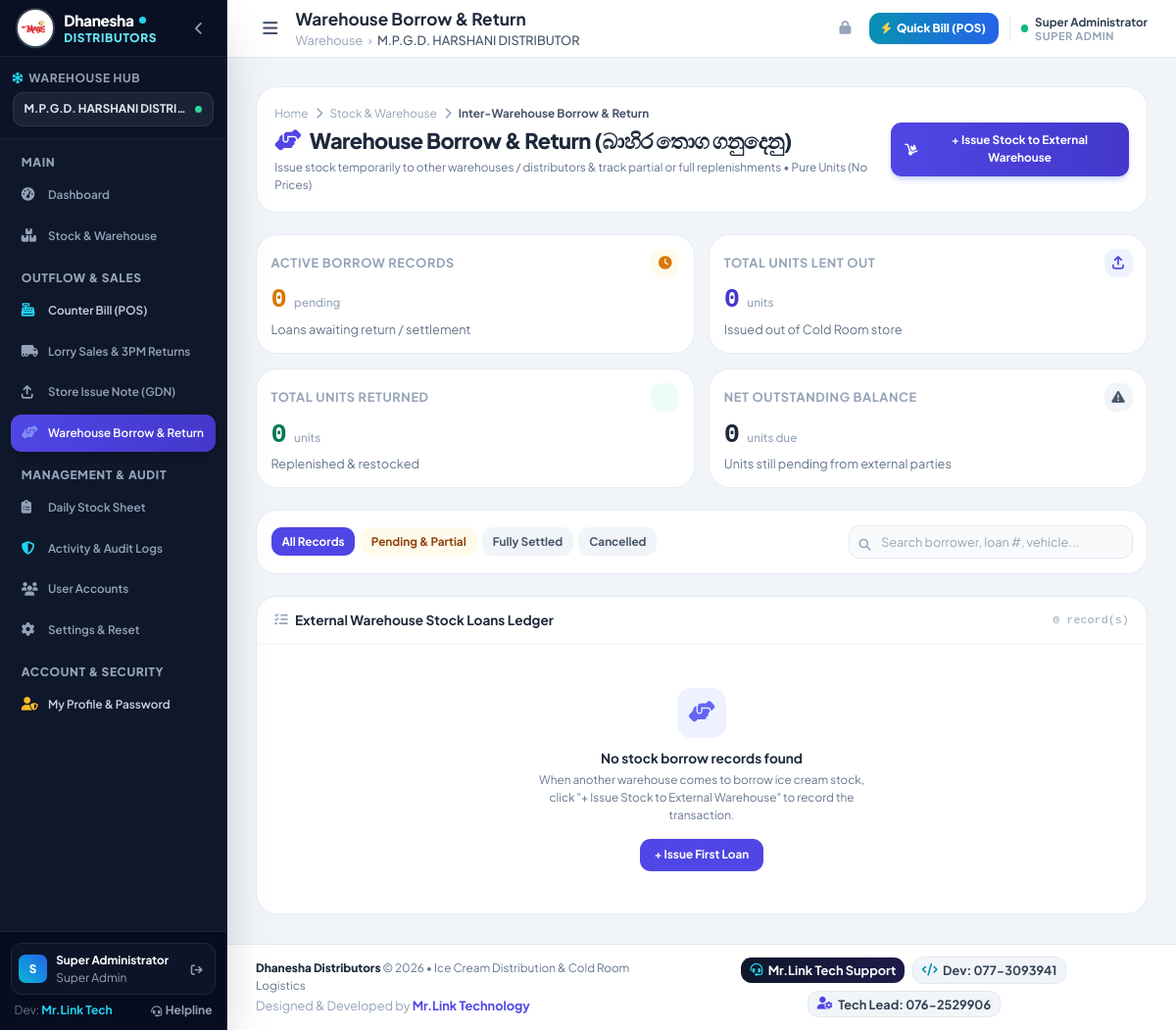
/warehouse_loans.php (signed in), run on the app's committed database.
### tables this page shows
CREATE TABLE IF NOT EXISTS `branches` (
    `id` INT AUTO_INCREMENT PRIMARY KEY,
    `name` VARCHAR(100) NOT NULL,
    `code` VARCHAR(20) NOT NULL UNIQUE,
    `address` VARCHAR(255) NULL,
    `phone` VARCHAR(50) NULL,
    `created_at` TIMESTAMP DEFAULT CURRENT_TIMESTAMP
);

### warehouse_loans.php (the view, shortened to what the rows shown need)
<?php
$pageTitle = "Warehouse Borrow & Return";
require_once __DIR__ . '/config/auth.php';
require_once __DIR__ . '/includes/header.php';
?>
<div class="space-y-6 no-print">
    <div class="flex flex-col md:flex-row md:items-center justify-between gap-4 bg-white p-5 rounded-3xl border border-slate-200/80 shadow-xs">
        <div>
            <h1 class="text-xl sm:text-2xl font-black text-slate-800 tracking-tight flex items-center">
                <i class="fa-solid fa-handshake-angle text-indigo-600 mr-2.5"></i>
                Warehouse Borrow & Return (බාහිර තොග ගනුදෙනු)
            </h1>
        </div>
    </div>
    <div class="bg-white rounded-3xl border border-slate-200/80 shadow-xs overflow-hidden">
        <div class="px-5 py-4 border-b border-slate-100 flex items-center justify-between">
            <h2 class="text-sm font-bold text-slate-800 flex items-center">
                <i class="fa-solid fa-list-check text-slate-400 mr-2"></i>
                External Warehouse Stock Loans Ledger
            </h2>
        </div>
    </div>
</div>
<?php require_once __DIR__ . '/includes/footer.php'; ?>

### includes/header.php (shortened to what the rows shown need)
<?php
require_once __DIR__ . '/../config/auth.php';
$user = currentUser();
if ($user['role'] === 'super_admin') {
    global $pdo;
    $allBranches = $pdo->query("SELECT id, name, code FROM branches ORDER BY id ASC")->fetchAll();
}
?>
<!DOCTYPE html>
<html lang="en">
<head>
    <script src="https://cdn.tailwindcss.com"></script>
    <link rel="stylesheet" href="https://cdnjs.cloudflare.com/ajax/libs/font-awesome/6.4.0/css/all.min.css">
</head>
<body class="bg-slate-100 text-slate-800 min-h-screen flex flex-col antialiased">
    <aside id="mainSidebar" class="fixed inset-y-0 left-0 z-50 w-64 bg-slate-900 text-slate-200 flex flex-col justify-between transition-transform duration-300 transform -translate-x-full md:translate-x-0 shadow-2xl border-r border-slate-800 no-print">
        <div class="flex flex-col flex-1 overflow-hidden">
            <div class="p-3.5 border-b border-slate-800/60 bg-slate-950/20">
                <div class="text-xs font-bold text-slate-200 bg-slate-800/80 px-3 py-2 rounded-xl border border-slate-700/60 truncate flex items-center justify-between">
                    <span class="truncate"><?= htmlspecialchars($user['branch_name'] ?? 'Main Cold Room Hub') ?></span>
                    <span class="w-2 h-2 rounded-full bg-emerald-400 animate-pulse ml-1.5 shrink-0" title="Operational"></span>
                </div>
            </div>
        </div>
    </aside>
    <div class="md:pl-64 flex flex-col flex-1 min-h-screen print-full-width">
        <header class="bg-white border-b border-slate-200 sticky top-0 z-30 shadow-xs no-print">
            <div class="px-4 sm:px-6 lg:px-8 h-16 flex items-center justify-between">
                <div class="flex items-center space-x-3">
                    <div>
                        <h2 class="text-base sm:text-lg font-bold text-slate-800 leading-tight">
                            <?= isset($pageTitle) ? htmlspecialchars($pageTitle) : 'Overview' ?>
                        </h2>
                        <div class="hidden sm:flex items-center space-x-1.5 text-[11px] text-slate-400">
                            <span>Warehouse</span>
                            <span>&rsaquo;</span>
                            <span class="text-slate-600 font-medium"><?= htmlspecialchars($user['branch_name']) ?></span>
                        </div>
                    </div>
                </div>
            </div>
        </header>
        <main class="flex-1 p-4 sm:p-6 lg:p-8 w-full">

### data on the page
branches: name "M.P.G.D. HARSHANI DISTRI…", name "M.P.G.D. HARSHANI DISTRIBUTOR"

### other printed values
substr($user['name'], 0, 1) "S"
$user['name'] "Super Administrator"
str_replace('_', ' ', $user['role']) "Super Admin"
$pageTitle "Warehouse Borrow & Return"
str_replace('_', ' ', $user['role']) "SUPER ADMIN"
$activeLoansCount "0"
$totalIssuedAll "0"
$totalReturnedAll "0"
$outstandingBalanceAll "0"
count($loans) "0"
